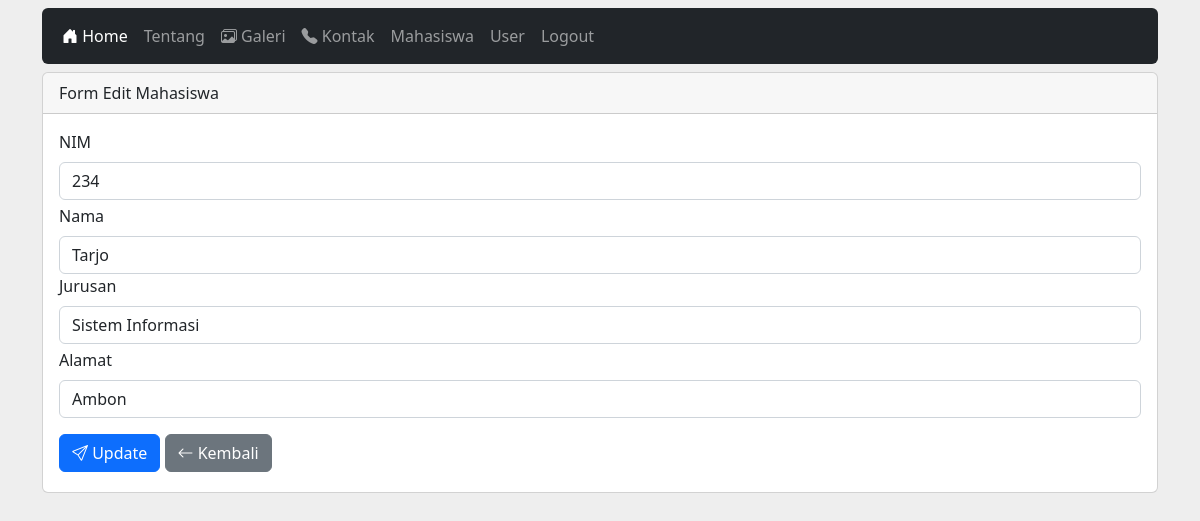
Screenshot of /public/index.php?page=mahasiswa_edit&nim=234 (signed in) with the database file from the repository.
### tables this page shows
CREATE TABLE `mahasiswa` (
  `nim` varchar(15) NOT NULL,
  `nama` varchar(100) NOT NULL,
  `jurusan` varchar(100) NOT NULL,
  `alamat` varchar(200) NOT NULL
);

### public/content/mahasiswa_edit.php (the view)
<?php if (isset($_GET['nim'])) : ?>
    <?php
    $nim = $_GET['nim'];
    $cari = $con->query("SELECT * FROM mahasiswa WHERE nim = '$nim'");
    $data = $cari->fetch();
    ?>
    <div class="row mt-2">
        <div class="col-12 mx-auto">
            <div class="card">
                <div class="card-header">
                    Form Edit Mahasiswa
                </div>
                <div class="card-body">
                    <form action="index.php?page=mahasiswa_update" method="POST">
                        <div class="mb-1">
                            <label class="form-label" for="">NIM</label>
                            <input type="text" name="nim" class="form-control" placeholder="Masukan NIM Anda" value="<?= $data['nim'] ?>" readonly>
                        </div>
                        <div class="mb-">
                            <label class="form-label" for="">Nama</label>
                            <input type="text" name="nama" class="form-control" placeholder="Masukan Nama Anda" value="<?= $data['nama'] ?>">
                        </div>
                        <div class="mb-1">
                            <label class="form-label" for="">Jurusan</label>
                            <input type="text" name="jurusan" class="form-control" placeholder="Masukan Jurusan Anda" value="<?= $data['jurusan'] ?>">
                        </div>
                        <div class="mb-3">
                            <label class="form-label" for="">Alamat</label>
                            <input type="text" name="alamat" class="form-control" placeholder="Masukan Alamat.." value="<?= $data['alamat'] ?>">
                        </div>
                        <div class="mb-1">
                            <button type="submit" class="btn btn-primary"><i class="bi bi-send"></i> Update</button>
                            <a href="index.php?page=mahasiswa" class="btn btn-secondary"><i class="bi bi-arrow-left"></i> Kembali</a>
                        </div>
                    </form>
                </div>
            </div>
        </div>
    </div>
<?php endif; ?>

### public/index.php (style rules this page uses)
body { background-color: #eee; }

### rows the page displays
mahasiswa: nim "234", nama "Tarjo", jurusan "Sistem Informasi", alamat "Ambon"
